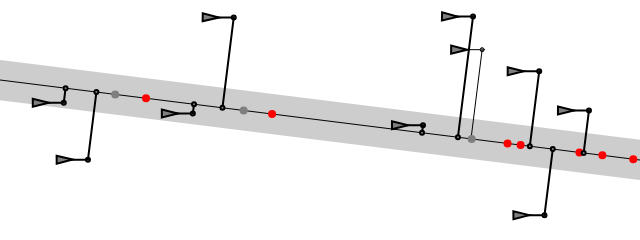
Frame 1 (no input)
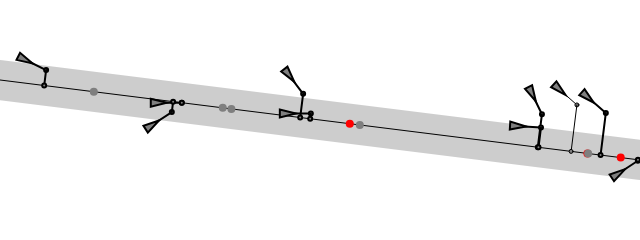
Frame 60 (no input)
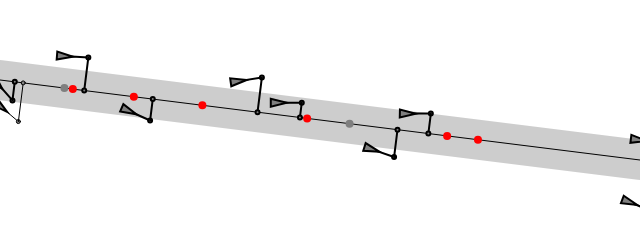
Frame 120 (the mouse pressed at the canvas centre since frame 60)

The p5.js sketch that drew these frames (run headless with seeded random() and noise() and a simulated clock; from frame 60 on, the mouse is pressed at the canvas centre):

// p5.js sketch
// ── sketch.js
let debug = true;
let path;
let vehicles = [];

function setup() {
  let text = createP("Hit space bar to toggle debugging lines.");

  createCanvas(640, 240);
  path = new Path();

  for (let i = 0; i < 10; i++) {
    let x = random(width);
    let y = random(height);
    let maxSpeed = random(1, 3);
    let maxForce = random(0.01, 0.05);
    vehicles.push(new Vehicle(x, y, maxSpeed, maxForce));
  }
}

function draw() {
  background(255);
  path.show();

  // Update each vehicle
  for (let vehicle of vehicles) {
    vehicle.follow(path);
    vehicle.run();
    vehicle.borders(path);
  }
}

function keyPressed() {
  if (key == " ") {
    debug = !debug;
  }
}

// ── path.js
class Path {
  constructor() {
    // path radius
    this.radius = 20;
    // path line between two objects
    this.start = createVector(0, height / 3);
    this.end = createVector(width, (2 * height) / 3);
  }

  // draw path
  show() {
    strokeWeight(this.radius * 2);
    stroke(0, 50);
    line(this.start.x, this.start.y, this.end.x, this.end.y);

    strokeWeight(1);
    stroke(0);
    line(this.start.x, this.start.y, this.end.x, this.end.y);
  }
}

// ── vehicle.js
class Vehicle {
  constructor(x, y, maxSpeed, maxForce) {
    this.pos = createVector(x, y);
    this.acc = createVector(0, 0);
    this.vel = createVector(2, 0);
    this.r = 4;
    this.maxSpeed = maxSpeed;
    this.maxForce = maxForce;
  }

  run() {
    this.update();
    this.show();
  }

  follow(path) {
    // step 1: check the vehicle’s future position
    let future = this.vel.copy();
    future.setMag(25);
    future.add(this.pos);

    // step 2: find the normal point along the path
    let normalPoint = getNormalPoint(future, path.start, path.end);

    // step 3: move a little further along the path and set a target
    let b = p5.Vector.sub(path.end, path.start);
    b.setMag(25);
    let target = p5.Vector.add(normalPoint, b);

    // step 4: If we are off the path seek that target in order to stay on the path
    let distance = p5.Vector.dist(normalPoint, future);
    if (distance > path.radius) {
      this.seek(target);
    }

    // draw the debugging stuff
    if (debug) {
      fill(127);
      stroke(0);
      line(this.pos.x, this.pos.y, future.x, future.y);
      ellipse(future.x, future.y, 4, 4);

      // draw normal location
      fill(127);
      stroke(0);
      line(future.x, future.y, normalPoint.x, normalPoint.y);
      ellipse(normalPoint.x, normalPoint.y, 4, 4);
      stroke(0);
      if (distance > path.radius) fill(255, 0, 0);
      noStroke();
      ellipse(target.x + b.x, target.y + b.y, 8, 8);
    }
  }

  applyForce(force) {
    this.acc.add(force);
  }

  // steering = desired - vehicle's own velocity
  seek(target) {
    let desired = p5.Vector.sub(target, this.pos);

    // if the magnitude of desired equals 0, skip out of here
    if (desired.mag() === 0) return;
    // for sp
    desired.normalize();
    desired.mult(this.maxSpeed);
    let steer = p5.Vector.sub(desired, this.vel);
    steer.limit(this.maxForce);

    this.applyForce(steer);
  }

  update() {
    // update vel
    this.vel.add(this.acc);
    // limit speed
    this.vel.limit(this.maxSpeed);
    this.pos.add(this.vel);
    // reset accelertion to 0 each cycle
    this.acc.mult(0);
  }

  // wraparound
  borders(p) {
    if (this.pos.x > p.end.x + this.r) {
      this.pos.x = p.start.x - this.r;
      this.pos.y = p.start.y + (this.pos.y - p.end.y);
    }
  }

  show() {
    let theta = this.vel.heading();
    fill(127);
    stroke(0);
    strokeWeight(2);
    push();
    translate(this.pos.x, this.pos.y);
    rotate(theta);
    beginShape();
    vertex(this.r * 2, 0);
    vertex(-this.r * 2, -this.r);
    vertex(-this.r * 2, this.r);
    endShape(CLOSE);
    pop();
  }
}

function getNormalPoint(pos, a, b) {
  // vector from a to pos
  let vectorA = p5.Vector.sub(pos, a);
  // vector that points from a to b
  let vectorB = p5.Vector.sub(b, a);

  // scalar projection
  vectorB.normalize();
  vectorB.mult(vectorA.dot(vectorB));
  let normalPoint = p5.Vector.add(a, vectorB);

  return normalPoint;
}
